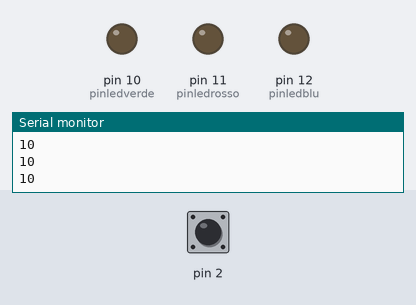
Bench run of a sketch on a simulated Arduino Uno, built with avr-gcc and run on an emulated ATmega328P. On the bench: output pins drawn as LEDs (lit = HIGH), the last lines printed to the serial monitor. Dashed ring = blinking. The inputs (shaded band) are chosen by the test bench; at power-on: pin 2 HIGH.

Above: at 1.2 s.
1.3 s: pin 2 pulled LOW for 3.2 s
At 4.59 s:
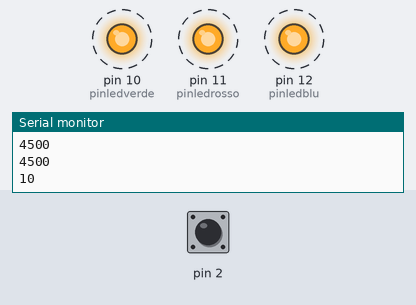
Timing chart, 0 to 6.2 s (numbered marks = the images above; inputs shaded):
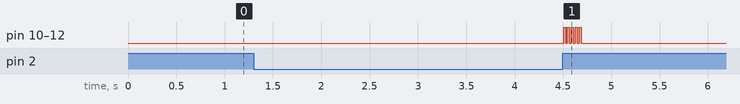

The sketch:

lampada_magica.ino
```cpp
#include <CapacitiveSensor.h>
const byte pinledverde=10;
const byte pinledrosso=11;
const byte pinledblu=12;
const long soglia=500;

const long duratatocco=3000;

bool toccovalido=false;
long inizio,fine;
bool lettoinizio=false;
bool lettafine=true;

int numerotocchi=0;

CapacitiveSensor sensore=CapacitiveSensor(4,2);

void setup() {
  Serial.begin(9600);
  for (int i=pinledverde;i<=pinledblu;i++)
  {pinMode(i,OUTPUT); digitalWrite(i,LOW);}

}

void loop() {

 long valoreletto=sensore.capacitiveSensor(30);  //leggo il valore dal sensore capacitivo
 Serial.println(valoreletto); // stampo su seriale il valore letto per debug

  if (valoreletto > soglia && !lettoinizio)
  {
    inizio=millis();
    lettoinizio=true;
    //Serial.println(inizio);
  }

  if (valoreletto < soglia)
  {
   fine=millis();
   if (!lettoinizio || (fine-inizio)< duratatocco )inizio=millis();
  }

  //if ((fine-inizio) != 0 && (fine-inizio)>0)Serial.println((fine-inizio));
  if ((fine-inizio) >= duratatocco)
  { toccovalido=true;
    numerotocchi++;
    //Serial.println(numerotocchi);
  }

  if (toccovalido)
  {
    for(int j=0;j<(5*numerotocchi);j++)
     { for (int i=pinledverde;i<=pinledblu;i++) digitalWrite(i,HIGH);
      delay(20);
      for (int i=pinledverde;i<=pinledblu;i++) digitalWrite(i,LOW);
      delay (20);}
   inizio=millis();
   fine=millis();
   lettoinizio=false;
   toccovalido=false;
  }

  delay(10);
}
```

Measured:
- after the input at 1.3 s, pin 10 (pinledverde), pin 11 (pinledrosso), pin 12 (pinledblu): alternates HIGH for 0.02 s and LOW for 0.02 s, 10 changes in all, then stays LOW, starting after 3.2 s
